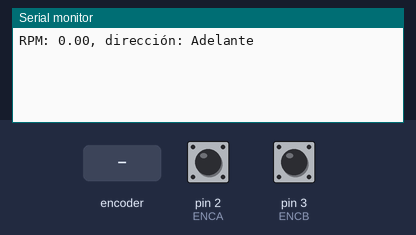
This sketch was run on a simulated Arduino Uno, built with avr-gcc and run on an emulated ATmega328P. On the bench: the last lines printed to the serial monitor. Inputs (shaded band) come from the test bench; at power-on: pin 2 (ENCA) HIGH, pin 3 (ENCB) HIGH.

Above: at 1.2 s.
1.3 s: rotary encoder on pin 2 (ENCA) / pin 3 (ENCB) turned 2 steps (second pin leading)
At 2.4 s:
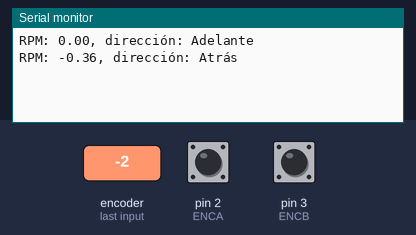
4.5 s: rotary encoder on pin 2 (ENCA) / pin 3 (ENCB) turned 1 step (first pin leading)
At 5.8 s:
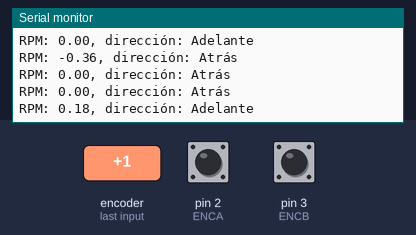

Measured:
- after the input at 1.3 s, the serial monitor: prints a new line after 0.70 s (image 1)
- after the input at 4.5 s, the serial monitor: prints a new line after 0.50 s (image 2)

The sketch:

Direccion_Encoder.ino
```cpp
#define ENCA 2 // Pin 2 del Arduino conectado al canal A del encoder (color amarillo)
#define ENCB 3 // Pin 3 del Arduino conectado al canal B del encoder (color blanco)

volatile long pulseCount = 0; // Variable para contar los pulsos del encoder
volatile bool direction = true; // Variable para indicar la dirección de rotación del encoder (true = adelante, false = atrás)

double rpm = 0; // Variable para guardar los RPMs del motor
double PPR = 400;

unsigned long prevMillis = 0; // Variable para guardar el tiempo del último muestreo
const unsigned long interval = 1000; // Intervalo de muestreo (en milisegundos)

void setup() {
  Serial.begin(2000000); // Inicializa la comunicación serial a 9600 baudios
  pinMode(ENCA, INPUT_PULLUP); // Configura el pin ENCA como entrada con resistencia pull-up activada
  pinMode(ENCB, INPUT_PULLUP); // Configura el pin ENCB como entrada con resistencia pull-up activada
  attachInterrupt(digitalPinToInterrupt(ENCA), updateEncoder, CHANGE); // Asigna la función updateEncoder() a la interrupción del pin ENCA
}

void loop() {
  unsigned long currentMillis = millis(); // Obtiene el tiempo actual en milisegundos
  if (currentMillis - prevMillis >= interval) { // Si ha pasado el intervalo de muestreo
    prevMillis = currentMillis; // Actualiza el tiempo del último muestreo
    detachInterrupt(digitalPinToInterrupt(ENCA)); // Desactiva la interrupción del pin ENCA
    double pulses = pulseCount; // Obtiene el número de pulsos del encoder durante el intervalo
    pulseCount = 0; // Reinicia el contador de pulsos del encoder
    attachInterrupt(digitalPinToInterrupt(ENCA), updateEncoder, CHANGE); // Reactiva la interrupción del pin ENCA
    rpm = (pulses * 35.93 ) / PPR; // Calcula los RPMs del motor ( pulsos por vuelta del eje)
  //  if (rpm > 0) {
    Serial.print("RPM: ");
    Serial.print(rpm);
    Serial.print(", dirección: ");
    Serial.println(direction ? "Adelante" : "Atrás");// Imprime la dirección de rotación del encoder
    //}
    //else {
    //Serial.println("Sin movimiento");// Imprime que el carro esta sin movimiento
    //}
  }
}

void updateEncoder() {
  bool a = digitalRead(ENCA); // Lee el estado actual del pin ENCA
  bool b = digitalRead(ENCB); // Lee el estado actual del pin ENCB
  if (a != b) { // Si los estados de ENCA y ENCB son diferentes, el encoder gira en sentido horario (adelante)
    direction = true; // Guarda la dirección de rotación del encoder (adelante)
    pulseCount++; // Incrementa el contador de pulsos del encoder
  } else { // Si los estados de ENCA y ENCB son iguales, el encoder gira en sentido antihorario (atrás)
    direction = false; // Guarda la dirección de rotación del encoder (atrás)
    pulseCount--; // Decrementa el contador de pulsos del encoder
  }

}
```
